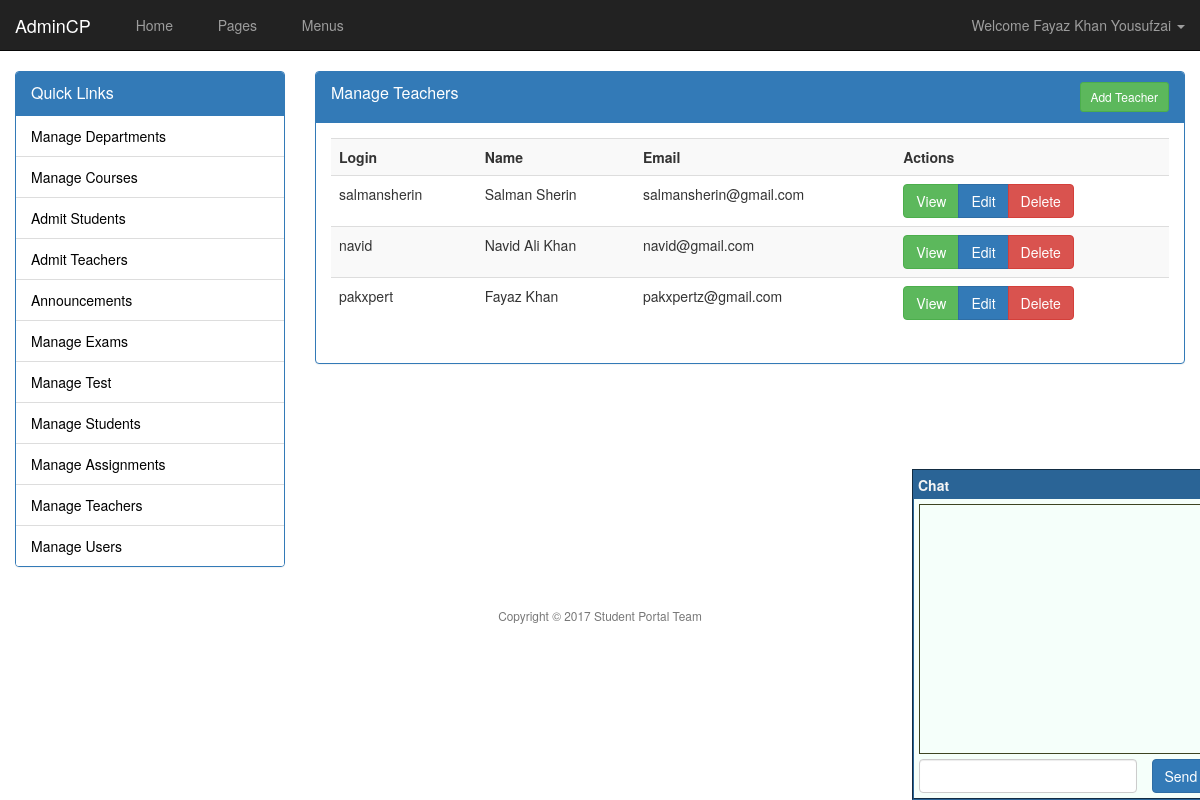
Screenshot of /admin/teachers.php (signed in) with the database file from the repository.
### tables this page shows
CREATE TABLE `users` (
  `user_id` int(11) NOT NULL,
  `user_login` varchar(32) NOT NULL,
  `user_password` char(32) NOT NULL,
  `user_email` varchar(64) NOT NULL,
  `user_name` varchar(64) NOT NULL,
  `user_level` varchar(30) NOT NULL,
  `user_dob` date NOT NULL,
  `user_qualification` varchar(200) NOT NULL,
  `user_address` varchar(200) NOT NULL,
  `user_contact` varchar(20) NOT NULL,
  `user_gender` varchar(20) DEFAULT NULL
);

### inc/database.php (called while the page is built, shortened)
<?php
class Database {
    public static $options = array();
    protected $con;
    protected $rs;
    public function __construct() {
        if (empty(self::$options)) {
            self::$options = array(
                PDO::ATTR_PERSISTENT => true,
                PDO::ATTR_ERRMODE => PDO::ERRMODE_EXCEPTION,
                PDO::MYSQL_ATTR_INIT_COMMAND => "SET NAMES utf8"
            );
        }
        try {
            $dsn = 'mysql:host=' . DB_HOST . ';dbname=' . DB_NAME;
            $this->con = new PDO($dsn, DB_USER, DB_PASS, self::$options);
        } catch (PDOException $e) {
            throw $e;
        }
    }
    public function query($stmt, $args = NULL) {
        $output = FALSE;
        try {
            $qprm = (!is_null($args) && !is_array($args)) ? array($args) : $args;
            $this->rs = $this->con->prepare($stmt);
            if (is_null($qprm)) {
                $this->rs->execute();
            } else {
                $this->rs->execute($qprm);
            }
            $output = $this;
        } catch (PDOException $e) {
            throw $e;
        }
        return $output;
    }
    public function fetchObject() {
        return $this->rs->fetch(PDO::FETCH_OBJ);
    }
}

### admin/teachers.php (the view, shortened to what this page needs)
<?php require 'header.php' ?>
<?php
$db = new Database();
if (isset($_GET["action"])) {
    $a = cleanString($_GET["action"]);
    if ($a === "add") {
        ?>
        <div class="panel panel-primary">
            <div class="panel-heading">
                <div class="panel-title">
                    Add Teacher
                </div>
            </div>
            <div class="panel-body">
                <?php
                if (isset($_POST["publish"])) {
                    $login = cleanString($_POST["login"]);
                    $password = cleanString($_POST["password"]);
                    $email = cleanString($_POST["email"]);
                    $name = cleanString($_POST["name"]);
                    $address = cleanString($_POST["address"]);
                    $contact = cleanString($_POST["contact"]);
                    $qualification = cleanString($_POST["qualification"]);
                    $dob = cleanString($_POST["dob"]);
                    $gender = cleanString($_POST["gender"]);
                    $level = "teacher";
                    if (empty($login) || empty($email) || empty($name) || empty($address) || empty($contact) || empty($qualification) || empty($dob) || empty($gender) || empty($level)) {
                        msgBox("error", "All fields are required");
                    } else {
                        try {
                            $password = md5($password);
                            $dob = date("Y-m-d", strtotime($dob));
                            $stmt = "INSERT INTO users VALUES(null,?,?,?,?,?,?,?,?,?,?)";
                            $args = array($login, $password, $email, $name, $level, $dob, $qualification, $address, $contact, $gender);
                            $db->runQuery($stmt, $args);
                            msgBox("ok", "Teacher Added");
                        } catch (PDOException $e) {
                            msgBox("error", $e->getMessage());
                        }
                    }
                }
                ?>
                <form method="post" action="teachers.php?action=add">
                    <div class="form-group">
                        <label>Login</label>
                        <input type="text" name="login" class="form-control" required="" />
                    </div>
                    <div class="form-group">
                        <label>Password</label>
                        <input type="password" name="password" class="form-control" required="" />
                    </div>
                    <div class="form-group">
                        <label>E-mail</label>
                        <input type="email" name="email" class="form-control" required="" />
                    </div>
                    <div class="form-group">
                        <label>Name</label>
                        <input type="text" name="name" class="form-control" required="" />
                    </div>
                    <div class="form-group">
                        <label>Date of Birth</label>
                        <input type="date" name="dob" class="form-control" required="" />
                    </div>
                    <div class="form-group">
                        <label>Contact</label>
                        <input type="text" name="contact" class="form-control" required="" />
                    </div>
                    <div class="form-group">
                        <label>Qualification</label>
                        <input type="text" name="qualification" class="form-control" required="" />
                    </div>
                    <div class="form-group">
                        <label>Address</label>
                        <input type="text" name="address" class="form-control" required="" />
                    </div>
                    <div class="form-group">
                        <label>Gender</label>
                        <select name="gender" class="form-control">
                            <?php echo list_gender(); ?>
                        </select>
                    </div>
                    <input type="submit" name="publish" value="Add" class="btn btn-primary" />
                </form>
            </div>
        </div>
        <?php
    } else if ($a === "edit") {
        if (isset($_GET["id"])) {
            $id = intval(cleanString($_GET["id"]));
            ?>
            <div class="panel panel-primary">
                <div class="panel-heading">
                    <div class="panel-title">
                        Edit Teacher
                    </div>
                </div>
                <div class="panel-body">
                    <?php
                    if (isset($_POST["publish"])) {
                        $login = cleanString($_POST["login"]);
                        $password = cleanString($_POST["password"]);
                        $email = cleanString($_POST["email"]);
                        $name = cleanString($_POST["name"]);
                        $address = cleanString($_POST["address"]);
                        $contact = cleanString($_POST["contact"]);
                        $qualification = cleanString($_POST["qualification"]);
                        $dob = cleanString($_POST["dob"]);
                        $gender = cleanString($_POST["gender"]);
                        $level = "teacher";
                        if (empty($login) || empty($email) || empty($name) || empty($address) || empty($contact) || empty($qualification) || empty($dob) || empty($gender) || empty($level)) {
                            msgBox("error", "All fields are required");
                        } else {
                            try {
                                $password = md5($password);
                                $dob = date("Y-m-d", strtotime($dob));
                                $stmt = "UPDATE users SET user_login = ?,"
                                        . "user_password = ?, user_email = ?, "
                                        . "user_name = ?, user_level = ?, "
                                        . "user_dob = ?, user_qualification = ?,"
                                        . "user_address = ?, user_contact = ?,"
                                        . "user_gender = ? WHERE user_id = ?";
                                $args = array($login, $password, $email, $name, $level, $dob, $qualification, $address, $contact, $gender, $id);
                                $db->runQuery($stmt, $args);
                                msgBox("ok", "Teacher Updated");
                            } catch (PDOException $e) {
                                msgBox("error", $e->getMessage());
                            }
                        }
                    }
                    $db->query("SELECT * FROM users WHERE user_id = ?",array($id));
                    $r = $db->fetchObject();
                    ?>
                    <form method="post" action="teachers.php?action=add">
                        <div class="form-group">
                            <label>Login</label>
                            <input type="text" name="login" value="<?php echo $r->user_login ?>" class="form-control" required="" />
                        </div>
                        <div class="form-group">
                            <label>Password</label>
                            <input type="password" name="password" class="form-control" required="" />
                        </div>
                        <div class="form-group">
                            <label>E-mail</label>
                            <input type="email" name="email" value="<?php echo $r->user_email ?>" class="form-control" required="" />
                        </div>
                        <div class="form-group">
                            <label>Name</label>
                            <input type="text" name="name" value="<?php echo $r->user_name ?>" class="form-control" required="" />
                        </div>
                        <div class="form-group">
                            <label>Date of Birth</label>
                            <input type="date" name="dob" value="<?php echo $r->user_dob ?>" class="form-control" required="" />
                        </div>
                        <div class="form-group">
                            <label>Contact</label>
                            <input type="text" name="contact" value="<?php echo $r->user_contact ?>" class="form-control" required="" />
                        </div>
                        <div class="form-group">
                            <label>Qualification</label>
                            <input type="text" name="qualification" value="<?php echo $r->user_qualification ?>" class="form-control" required="" />
                        </div>
                        <div class="form-group">
                            <label>Address</label>
                            <input type="text" name="address" value="<?php echo $r->user_address ?>" class="form-control" required="" />
                        </div>
                        <div class="form-group">
                            <label>Gender</label>
                            <select name="gender" class="form-control">
                                <?php echo list_gender($r->user_gender); ?>
                            </select>
                        </div>
                        <input type="submit" name="publish" value="Update" class="btn btn-primary" />
                    </form>
                </div>
            </div>
            <?php
        }
    } else if ($a === "delete") {
        if (isset($_GET["id"])) {
            $id = intval(cleanString($_GET["id"]));
            try {
                $db->runQuery("DELETE FROM users WHERE user_id = ?", array($id));
                msgBox("ok", "Teacher Deleted");
                header("refresh:1;url=teachers.php");
            } catch (PDOException $e) {
                msgBox("erorr", $e->getMessage());
                header("refresh:3;url=teachers.php");
            }
        }
    } else {
        echo "Nothing to do";
    }
} else {
    ?>
    <div class="panel panel-primary">
        <div class="panel-heading">
            <div class="panel-title">
                Manage Teachers
                <div class="pull-right">
                    <a href="teachers.php?action=add" class="btn btn-sm btn-success">Add Teacher</a>
                </div>
                <div class="clearfix"></div>
            </div>
        </div>
        <div class="panel-body">
            <table class="table table-striped table-hover">
                <tr>
                    <th>Login</th>
                    <th>Name</th>
                    <th>Email</th>
                    <th>Actions</th>
                </tr>
                <?php
                try {
                    $db->query("SELECT * FROM users WHERE user_level = 'teacher'");
                    while ($r = $db->fetchObject()) {
                        echo "
                            <tr>
                                <td>$r->user_login</td>
                                <td>$r->user_name</td>
                                <td>$r->user_email</td>
                                <td>
                                    <div class='btn-group'>
                                        <a href='' class='btn btn-success'>View</a>
                                        <a href='teachers.php?action=edit&amp;id=$r->user_id' class='btn btn-primary'>Edit</a>
                                        <a href='teachers.php?action=delete&amp;id=$r->user_id' class='btn btn-danger'>Delete</a>
                                    </div>
                                </td>
                            </tr>
                        ";
                    }
                } catch (PDOException $e) {
                    msgBox("error", $e->getMessage());
                }
                ?>
            </table>
        </div>
    </div>
    <?php
}
?>
<?php require 'footer.php' ?>

### content/assets/admin-theme/css/style.css (style rules this page uses)
@media (min-width: 786px) { .admin-body { background: url('../background.jpg') no-repeat fixed center center } }

### rows the page displays
users: user_login "salmansherin", user_name "Salman Sherin", user_email "salmansherin@gmail.com"
users: user_login "navid", user_name "Navid Ali Khan", user_email "navid@gmail.com"
users: user_login "pakxpert", user_name "Fayaz Khan", user_email "pakxpertz@gmail.com"

### other values shown
$_SESSION["user_name"] "Fayaz Khan Yousufzai"
